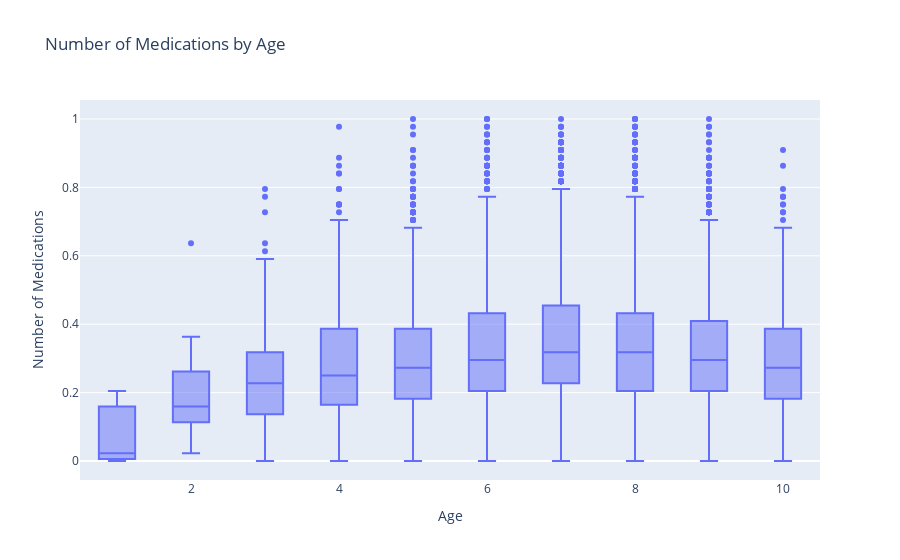

The notebook cell saved with this chart:
### Markdown cell above
#### 2) Number of Medications by Age

### Code cell
fig = px.box(df, x='age', y='num_medications', title='Number of Medications by Age')
fig.update_layout(xaxis_title='Age', yaxis_title='Number of Medications')
fig.show()

### Figure 1 — Plotly figure (JSON) as saved in the notebook; plotly's stock layout.template omitted (floating-point values rounded to 4 significant figures; data arrays with more than 128 entries replaced by an {"elided": "..."} marker saying what was removed)
{"data": [{"alignmentgroup": "True", "hovertemplate": "age=%{x}<br>num_medications=%{y}<extra></extra>", "legendgroup": "", "marker": {"color": "#636efa"}, "name": "", "notched": false, "offsetgroup": "", "orientation": "v", "showlegend": false, "type": "box", "x": {"elided": "18898 int values"}, "x0": " ", "xaxis": "x", "y": {"elided": "18898 float values"}, "y0": " ", "yaxis": "y"}], "layout": {"boxmode": "group", "legend": {"tracegroupgap": 0}, "title": {"text": "Number of Medications by Age"}, "xaxis": {"anchor": "y", "domain": [0, 1], "title": {"text": "Age"}}, "yaxis": {"anchor": "x", "domain": [0, 1], "title": {"text": "Number of Medications"}}}}
